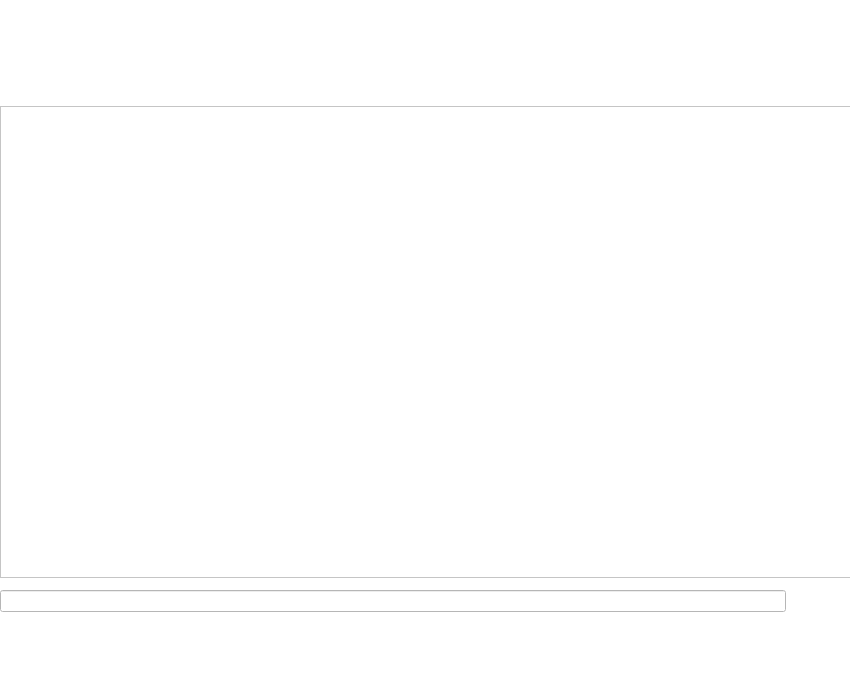
<?xml version="1.0" encoding="UTF-8"?>
<ui version="4.0">
 <class>ContactsMainWindow</class>
 <widget class="QMainWindow" name="ContactsMainWindow">
  <property name="geometry">
   <rect>
    <x>0</x>
    <y>0</y>
    <width>850</width>
    <height>700</height>
   </rect>
  </property>
  <property name="minimumSize">
   <size>
    <width>850</width>
    <height>700</height>
   </size>
  </property>
  <property name="maximumSize">
   <size>
    <width>850</width>
    <height>700</height>
   </size>
  </property>
  <property name="windowTitle">
   <string>ContactsMainWindow</string>
  </property>
  <property name="styleSheet">
   <string notr="true">background-color: rgb(255, 255, 255);
color: rgb(0, 0, 0);</string>
  </property>
  <widget class="QWidget" name="centralwidget">
   <property name="minimumSize">
    <size>
     <width>850</width>
     <height>700</height>
    </size>
   </property>
   <property name="maximumSize">
    <size>
     <width>850</width>
     <height>700</height>
    </size>
   </property>
   <property name="autoFillBackground">
    <bool>false</bool>
   </property>
   <property name="styleSheet">
    <string notr="true">background-color: white;</string>
   </property>
   <widget class="QWidget" name="layoutWidget">
    <property name="geometry">
     <rect>
      <x>0</x>
      <y>0</y>
      <width>851</width>
      <height>701</height>
     </rect>
    </property>
    <layout class="QVBoxLayout" name="verticalLayout_2">
     <item>
      <layout class="QHBoxLayout" name="horizontalLayout_3">
       <item>
        <widget class="QLabel" name="lb_icon">
         <property name="minimumSize">
          <size>
           <width>100</width>
           <height>100</height>
          </size>
         </property>
         <property name="maximumSize">
          <size>
           <width>100</width>
           <height>100</height>
          </size>
         </property>
         <property name="text">
          <string/>
         </property>
         <property name="pixmap">
          <pixmap resource="icon_file_for_main_window.qrc">:/icon(1).png</pixmap>
         </property>
        </widget>
       </item>
       <item>
        <spacer name="horizontalSpacer">
         <property name="orientation">
          <enum>Qt::Orientation::Horizontal</enum>
         </property>
         <property name="sizeHint" stdset="0">
          <size>
           <width>128</width>
           <height>20</height>
          </size>
         </property>
        </spacer>
       </item>
       <item>
        <widget class="QLabel" name="label_2">
         <property name="font">
          <font>
           <pointsize>22</pointsize>
           <fontweight>DemiBold</fontweight>
          </font>
         </property>
         <property name="styleSheet">
          <string notr="true">color: white;
    font-size: 22pt;
    font-weight: 600;
    padding: 10px 10px;
    border-radius: 16px;
    background: qlineargradient(
        x1:0, y1:0, x2:0, y2:1,
        stop:0   #6ACF57,  
        stop:1   #3A8F32    
    );</string>
         </property>
         <property name="text">
          <string>PollyCall</string>
         </property>
        </widget>
       </item>
       <item>
        <spacer name="horizontalSpacer_2">
         <property name="orientation">
          <enum>Qt::Orientation::Horizontal</enum>
         </property>
         <property name="sizeHint" stdset="0">
          <size>
           <width>40</width>
           <height>20</height>
          </size>
         </property>
        </spacer>
       </item>
      </layout>
     </item>
     <item>
      <widget class="QTableWidget" name="tv_contacts"/>
     </item>
     <item>
      <layout class="QVBoxLayout" name="verticalLayout">
       <item>
        <layout class="QHBoxLayout" name="horizontalLayout">
         <item>
          <widget class="QLineEdit" name="le_showContact">
           <property name="styleSheet">
            <string notr="true">color: black;</string>
           </property>
          </widget>
         </item>
         <item>
          <widget class="QPushButton" name="pb_showContact">
           <property name="styleSheet">
            <string notr="true">color: white;
    font-size: 10pt;
    font-weight: 600;
    padding: 10px 10px;
    border-radius: 16px;
    background: qlineargradient(
        x1:0, y1:0, x2:0, y2:1,
        stop:0   #6ACF57,  
        stop:1   #3A8F32    
    );</string>
           </property>
           <property name="text">
            <string>Поиск</string>
           </property>
          </widget>
         </item>
        </layout>
       </item>
       <item>
        <layout class="QHBoxLayout" name="horizontalLayout_2">
         <item>
          <widget class="QPushButton" name="pb_addContact">
           <property name="styleSheet">
            <string notr="true">color: white;
    font-size: 10pt;
    font-weight: 600;
    padding: 10px 10px;
    border-radius: 16px;
    background: qlineargradient(
        x1:0, y1:0, x2:0, y2:1,
        stop:0   #6ACF57,  
        stop:1   #3A8F32    
    );
</string>
           </property>
           <property name="text">
            <string>Добавить</string>
           </property>
          </widget>
         </item>
         <item>
          <widget class="QPushButton" name="pb_editContact">
           <property name="styleSheet">
            <string notr="true">color: white;
    font-size: 10pt;
    font-weight: 600;
    padding: 10px 10px;
    border-radius: 16px;
    background: qlineargradient(
        x1:0, y1:0, x2:0, y2:1,
        stop:0   #6ACF57,  
        stop:1   #3A8F32    
    );
</string>
           </property>
           <property name="text">
            <string>Редактировать</string>
           </property>
          </widget>
         </item>
        </layout>
       </item>
       <item>
        <widget class="QPushButton" name="pb_deleteContact">
         <property name="styleSheet">
          <string notr="true">color: white;
    font-size: 10pt;
    font-weight: 600;
    padding: 10px 10px;
    border-radius: 16px;
    background: qlineargradient(
        x1:0, y1:0, x2:0, y2:1,
        stop:0   #6ACF57,  
        stop:1   #3A8F32    
    );</string>
         </property>
         <property name="text">
          <string>Удаление</string>
         </property>
        </widget>
       </item>
      </layout>
     </item>
    </layout>
   </widget>
  </widget>
 </widget>
 <resources>
  <include location="icon_file_for_main_window.qrc"/>
 </resources>
 <connections/>
</ui>
